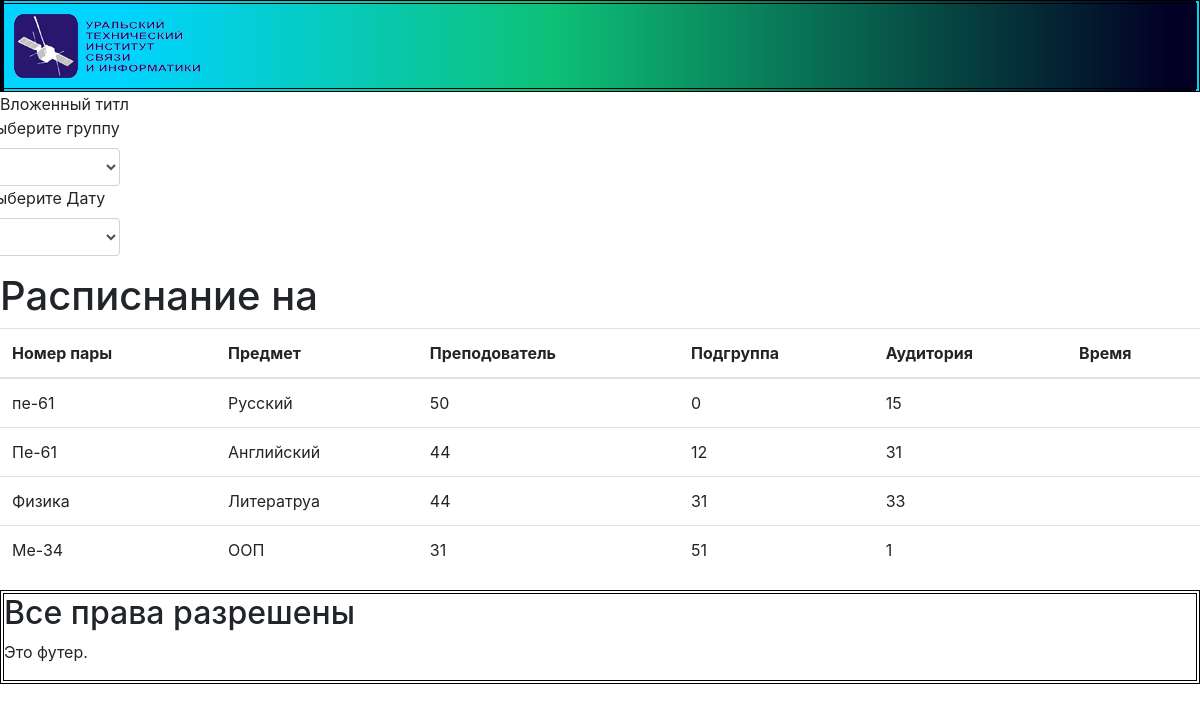
Before: / with the older database file.
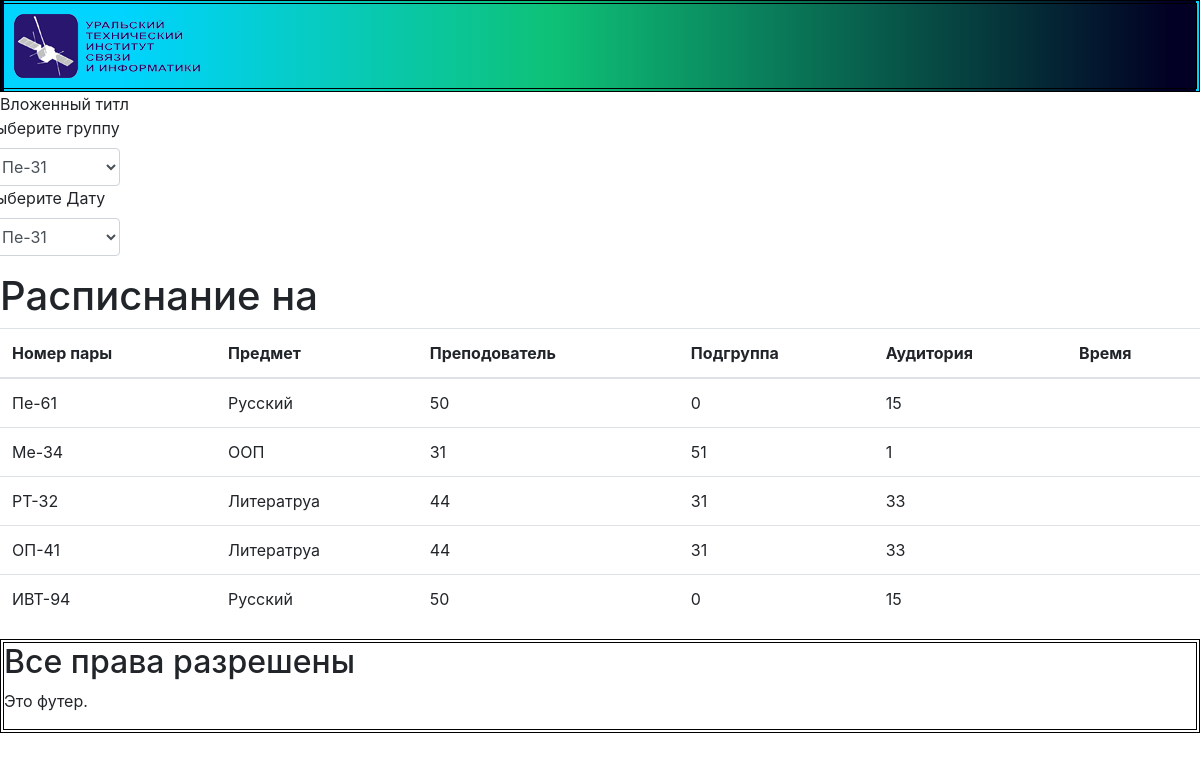
After: the same page with the newer database file.
### MainApp/models.py (models this page shows)
class AcademicPlan(models.Model):
    Group=models.CharField(max_length=45, primary_key=True)
    SubjectName=models.CharField(max_length=100)
    LectureHours=models.IntegerField()
    labHours=models.IntegerField()
    PracticeHours=models.IntegerField()
    class Meta:
        verbose_name = 'Академический план'
        verbose_name_plural = 'Академические планы'

### MainApp/views.py (the view)
# urls.py: url(r'^$', views.Main_list, name='Main_list'),
def Main_list(request):
        Academic=AcademicPlan.objects.all()
        Tchers=Teachers.objects.all()
        Cfedra=Cafedra.objects.all()
        Aditoriy=Auditoriy.objects.all()
        Grup=Group.objects.all()
        Subjct=Subject.objects.all()
        return render(request, 'test.html', {'posts': Academic,"groups":Grup})

### MainApp/templates/test.html (shortened to what this page needs)
{% load static %}
<!DOCTYPE html>
<html>
<head>
    <link  href="{% static 'css/bootstrap.css' %}" rel="stylesheet"  type="text/css">
    <link  href="{% static 'css/bootstrap-grid.css' %}" rel="stylesheet"  type="text/css">
    <link  href="{% static 'css/main.css' %}" rel="stylesheet"  type="text/css">
</head>
<body>
  <div class="head">
      <img src="{% static 'img/logo_uisi.png' %}">
  </div>
<div id="content">
    {% block content %}
     {% include "list.html" %}
    {% endblock %}
</div>
<div class="footer">
<div id="sidebar">
    <h2>Все права разрешены</h2>
    <p>Это футер.</p>
</body>
</html>

### MainApp/templates/list.html
{% block title %}Вложенный титл{% endblock %}
{% block content %}
<div class="row">
<div class="form-group col-l2">
  <label for="inputState">Выберите группу</label>
  <select id="inputState" class="form-control">
    {%for group in groups %}
    <option>{{group.GroupName}}</option>
    {%endfor%}
  </select>
  <label for="inputState">Выберите Дату</label>
  <select id="inputState" class="form-control">
    {%for group in groups %}
    <option>{{group.GroupName}}</option>
    {%endfor%}
  </select>
</div></div>
<h1>Расписнание на </h1>
<table class="table">
  <thead>
    <tr>
      <th> Номер пары</th>
      <th>
        Предмет
      </th>
      <th>
        Преподователь
      </th>
      <th>
        Подгруппа
      </th>
      <th>Аудитория</th>
      <th>Время</th>
    </tr>
  </thead>
  <tbody>
    {% for post in posts %}
    <tr>
      <td>{{post.Group}} </td>
      <td>{{post.SubjectName }}</td>
      <td>{{post.LectureHours}}</td>
      <td>{{post.labHours}}</td>
      <td>{{post.PracticeHours }}</td>
      <td>{{post.vremya}}</td>
      {% endfor %}
    </tr>
  </tbody>
</table>
{% endblock %}

### MainApp/static/css/main.css (style rules this page uses)
.head { border: 4px double black; background: rgb(0,212,255); background: linear-gradient(90deg, rgba(0,212,255,1) 10%, rgba(14,193,119,1) 46%, rgba(2,0,36,1) 98%); padding: 10px; / }
.footer { border: 4px double black; }

Changed rows visible on the page:
removed AcademicPlan: Group "пе-61", SubjectName "Русский", LectureHours "50", labHours "0", PracticeHours "15"
removed AcademicPlan: Group "Физика", SubjectName "Литератруа", LectureHours "44", labHours "31", PracticeHours "33"
changed AcademicPlan "Пе-61": SubjectName "Английский" → "Русский"; LectureHours "44" → "50"; labHours "12" → "0"; PracticeHours "31" → "15"
added AcademicPlan: Group "РТ-32", SubjectName "Литератруа", LectureHours "44", labHours "31", PracticeHours "33"
added AcademicPlan: Group "ОП-41", SubjectName "Литератруа", LectureHours "44", labHours "31", PracticeHours "33"
added AcademicPlan: Group "ИВТ-94", SubjectName "Русский", LectureHours "50", labHours "0", PracticeHours "15"
Other visible differences:
form field value: (not shown) → "Пе-31"
